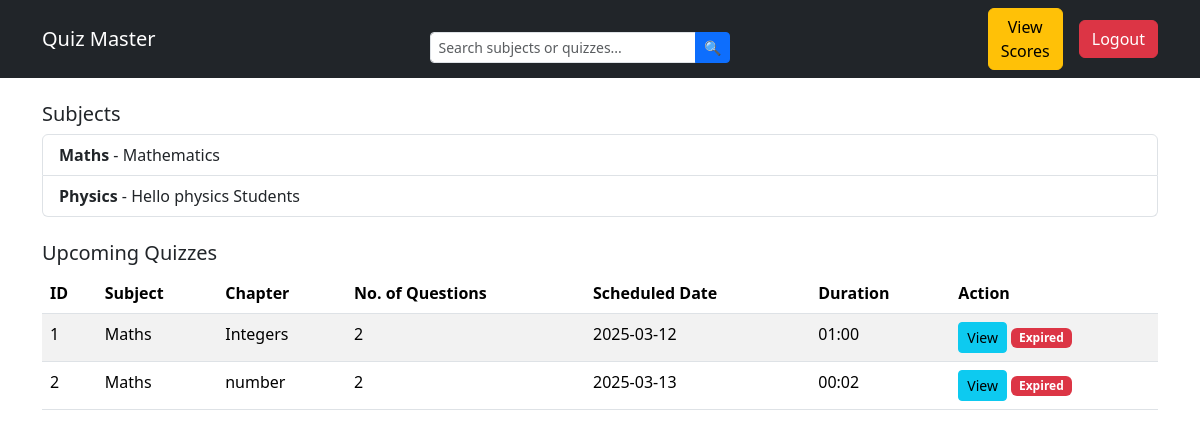
The app's page /user_dashboard (signed in), older data.
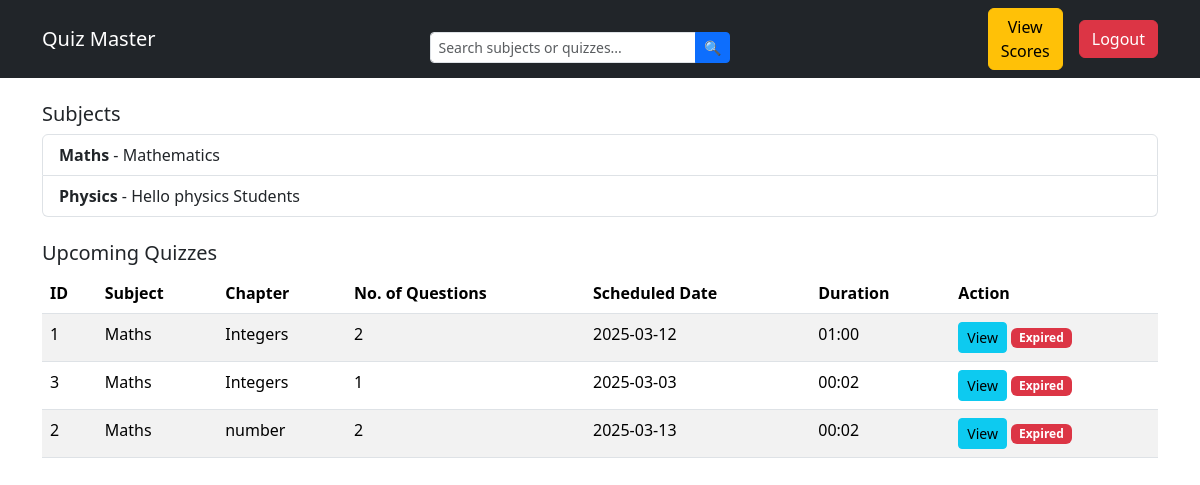
The same page, newer data.
### app.py (models this page shows)
class Subject(db.Model):
    __tablename__ = 'subject'
    SubjectID = db.Column(db.Integer, primary_key=True, autoincrement=True)
    Subjectname = db.Column(db.String(500), nullable=False)
    Description = db.Column(db.String(500), nullable=False)

class Chapter(db.Model):
    __tablename__ = 'chapter'
    ChapterID = db.Column(db.Integer, primary_key=True, autoincrement=True)
    Chaptername = db.Column(db.String(500), nullable=False)
    Description = db.Column(db.String(500), nullable=False)
    QuizR = db.relationship('Quiz', backref='chapter', lazy=True)
    SubjectID = db.Column(db.Integer, db.ForeignKey('subject.SubjectID'), nullable=False)
    subject = db.relationship('Subject', backref='chapters')

class Quiz(db.Model):
    __tablename__ = 'quiz'
    QuizID = db.Column(db.Integer, primary_key=True, autoincrement=True)
    Date_of_quiz = db.Column(db.Date, nullable=False)
    Time_duration = db.Column(db.String(5), nullable=False)  # Stores "HH:MM"
    Remarks = db.Column(db.String(500))
    ChapterID = db.Column(db.Integer, db.ForeignKey('chapter.ChapterID'), nullable=False)
    QuestionsR = db.relationship('Questions', backref='quiz', lazy=True)

### app.py (the view)
@app.route('/user_dashboard')
def user_dashboard():
    if 'user_id' not in session or session['role'] != 'user':
        flash("Unauthorized Access!", "danger")
        return redirect(url_for("home"))
    user = User.query.get(session['user_id'])
    query = request.args.get('query', '').strip().lower()  # ✅ Get search query
    today = datetime.today().date()  # ✅ Get today's date
    if query:
        subjects = Subject.query.filter(Subject.Subjectname.ilike(f"%{query}%")).all()
    else:
        subjects = Subject.query.all()
    upcoming_quizzes = []
    for subject in subjects:
        chapters = Chapter.query.filter_by(SubjectID=subject.SubjectID).all()
        for chapter in chapters:
            quizzes = Quiz.query.filter_by(ChapterID=chapter.ChapterID).all()
            for quiz in quizzes:
                quiz_date = quiz.Date_of_quiz  # ✅ Get quiz date
                is_expired = quiz_date < today  # ✅ Check if quiz date has passed
                upcoming_quizzes.append({
                    'quiz': quiz,
                    'chapter': chapter,
                    'subject': subject,
                    'is_expired': is_expired  # ✅ Pass status to the template
                })
    scores = Score.query.filter_by(UserID=user.UserID).all()
    return render_template(
        "user_dashboard.html",
        user=user,
        upcoming_quizzes=upcoming_quizzes,
        subjects=subjects,  # ✅ Ensure filtered subjects are passed
        scores=scores,
        query=query  # ✅ Pass query to the template
    )

### templates/user_dashboard.html (shortened to what this page needs)
<!DOCTYPE html>
<html lang="en">
<head>
    <link href="https://cdn.jsdelivr.net/npm/bootstrap@5.3.2/dist/css/bootstrap.min.css" rel="stylesheet">
</head>
<body>
    <nav class="navbar navbar-expand-lg navbar-dark bg-dark">
        <div class="container">
            <a class="navbar-brand" href="#">Quiz Master</a>
            <div class="container mt-3">
                <form method="GET" action="{{ url_for('user_dashboard') }}" class="d-flex justify-content-center">
                    <div class="input-group" style="width: 300px;">
                        <input type="text" class="form-control form-control-sm" name="query"
                            placeholder="Search subjects or quizzes..." value="{{ request.args.get('query', '') }}">
                        <button class="btn btn-sm btn-primary" type="submit">🔍</button>
                    </div>
                </form>
            </div>
            <div class="collapse navbar-collapse justify-content-end" id="navbarNav">
                <a href="{{ url_for('user_scores') }}" class="btn btn-warning me-3">View Scores</a>
                <a href="{{ url_for('logout') }}" class="btn btn-danger">Logout</a>
            </div>
        </div>
    </nav>
    <div class="container mt-4">
        <h5>Subjects</h5>
        {% if subjects %}
            <ul class="list-group">
                {% for subject in subjects %}
                    <li class="list-group-item">
                        <strong>{{ subject.Subjectname }}</strong> - {{ subject.Description }}
                    </li>
                {% endfor %}
            </ul>
        {% else %}
            <p>No results found for "{{ query }}".</p>
        {% endif %}
    </div>
    <div class="container mt-4">
        <h5>Upcoming Quizzes</h5>
        {% if upcoming_quizzes %}
        <table class="table table-striped">
            <thead>
                <tr>
                    <th>ID</th>
                    <th>Subject</th>
                    <th>Chapter</th>
                    <th>No. of Questions</th>
                    <th>Scheduled Date</th>
                    <th>Duration</th>
                    <th>Action</th>
                </tr>
            </thead>
            <tbody>
                {% for data in upcoming_quizzes %}
                <tr>
                    <td>{{ data.quiz.QuizID }}</td>
                    <td>{{ data.subject.Subjectname }}</td>
                    <td>{{ data.chapter.Chaptername }}</td>
                    <td>{{ data.quiz.QuestionsR|length }}</td>
                    <td>{{ data.quiz.Date_of_quiz }}</td>
                    <td>{{ data.quiz.Time_duration }}</td>
                    <td>
                        <button class="btn btn-info btn-sm" data-bs-toggle="modal" data-bs-target="#viewQuiz{{ data.quiz.QuizID }}">View</button>
                        {% if data.is_expired %}
                            <span class="badge bg-danger">Expired</span>
                        {% else %}
                            <a href="{{ url_for('start_quiz', quiz_id=data.quiz.QuizID) }}" class="btn btn-success btn-sm">Start</a>
                        {% endif %}
                    </td>
                </tr>
                {% endfor %}
            </tbody>
        </table>
        {% else %}
        <p>No upcoming quizzes available.</p>
        {% endif %}
    </div>
</body>
</html>

Row changes from the older to the newer data that the page shows:
added Quiz: quiz.QuizID "3", quiz.Date_of_quiz "2025-03-03", quiz.Time_duration "00:02"
Text that changed along with them:
new list line: "Maths"
new list line: "Integers"
new list line: "1 View Expired"
